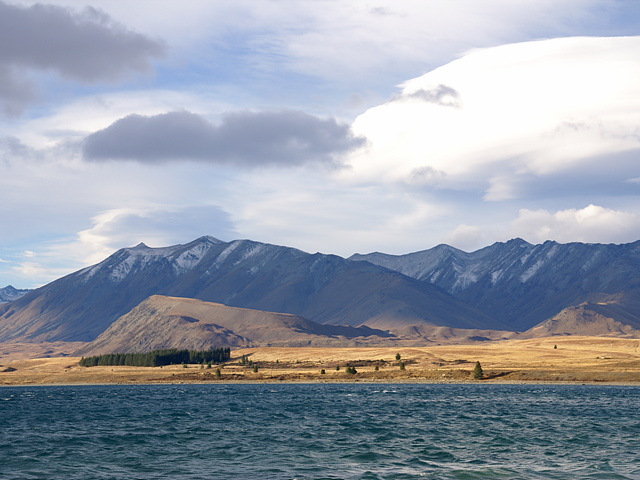
//> input picture opencv/data/tekapo.bmp, 640 x 480 px
$ ./affine   (built with g++ and OpenCV 4)
//> lines starting //> are read from the running program, lines starting //| are printed output that depends on the picture
#include "opencv2/opencv.hpp"
#include <iostream>

using namespace std;
using namespace cv;

String folder = "/home/jty6109/kdta_ROS2/opencv/data/";

int main()
{
    Mat src = imread(folder + "tekapo.bmp", IMREAD_GRAYSCALE);
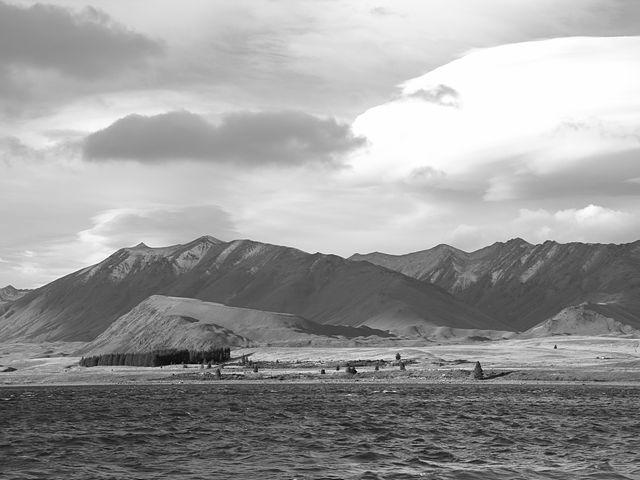
//> src: 480 rows x 640 cols, CV_8UC1; min 0, max 254, mean 156.5
    Point2f srcPts[3], dstPts[3];

    // [7 lines of commented-out code are left out]

    srcPts[0] = Point2f(0, 0);
    srcPts[1] = Point2f(src.cols - 1, 0);
    srcPts[2] = Point2f(src.cols - 1, src.rows - 1);

    dstPts[0] = Point2f(50, 50);
    dstPts[1] = Point2f(src.cols - 1 + 50, 50);
    dstPts[2] = Point2f(src.cols - 1 + 50, src.rows - 1 + 50);

    Mat M = getAffineTransform(srcPts, dstPts);
//> M = [[1, 0, 50], [0, 1, 50]]
    M.at<double>(0, 2) += 100;
//> M = [[1, 0, 150], [0, 1, 50]]
    cout << M << endl;
//| [1, 0, 150;
//|  0, 1, 50]

    Mat dst;
    Size sz1 = src.size();
//> sz1 = Size(640, 480)
    warpAffine(src, dst, M, sz1);
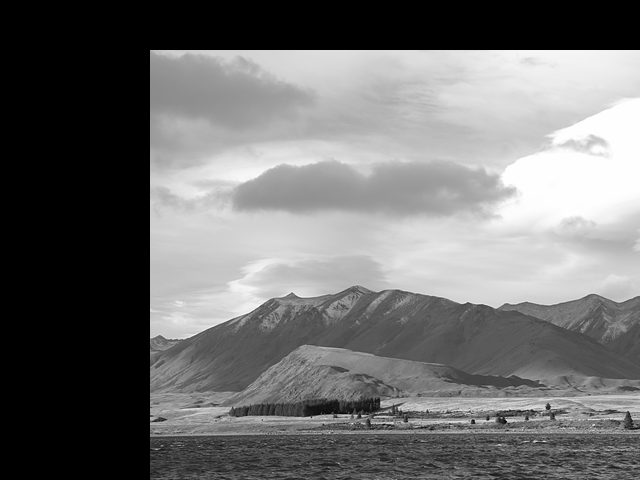
//> dst: 480 rows x 640 cols, CV_8UC1; min 0, max 254, mean 110.9

    imshow("src", src);
    imshow("dst", dst);

    waitKey(0);

    return 0;
}

$ run again, with opencv/data/airplane.bmp copied over opencv/data/tekapo.bmp
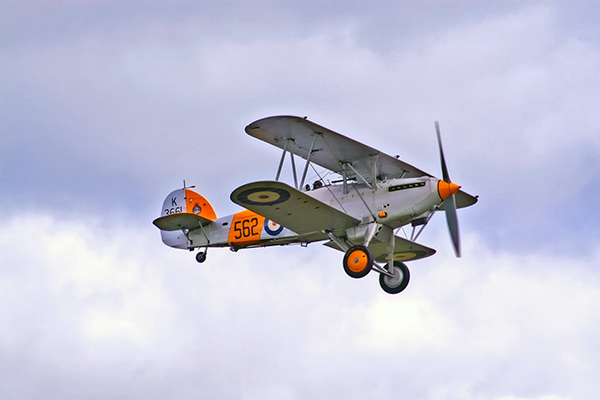
//> input picture opencv/data/airplane.bmp, 600 x 400 px
//> `Mat src = imread(folder + "tekapo.bmp", IMREAD_GRAYSCALE);`:
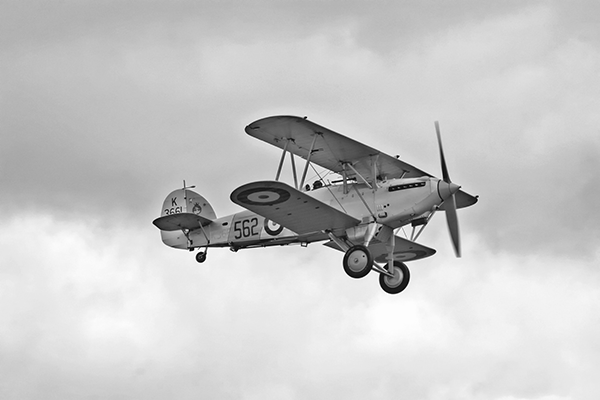
//> src: 400 rows x 600 cols, CV_8UC1; min 0, max 255, mean 199.6
//| [1, 0, 150;
//|  0, 1, 50]
//> `warpAffine(src, dst, M, sz1);`:
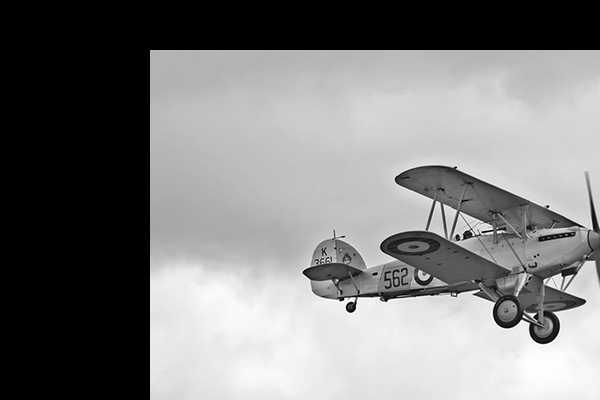
//> dst: 400 rows x 600 cols, CV_8UC1; min 0, max 255, mean 125.8

$ run again, with opencv/data/card.bmp copied over opencv/data/tekapo.bmp
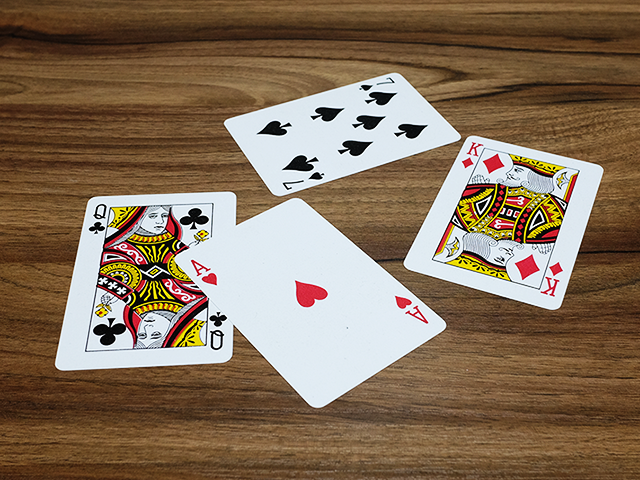
//> input picture opencv/data/card.bmp, 640 x 480 px
//> `Mat src = imread(folder + "tekapo.bmp", IMREAD_GRAYSCALE);`:
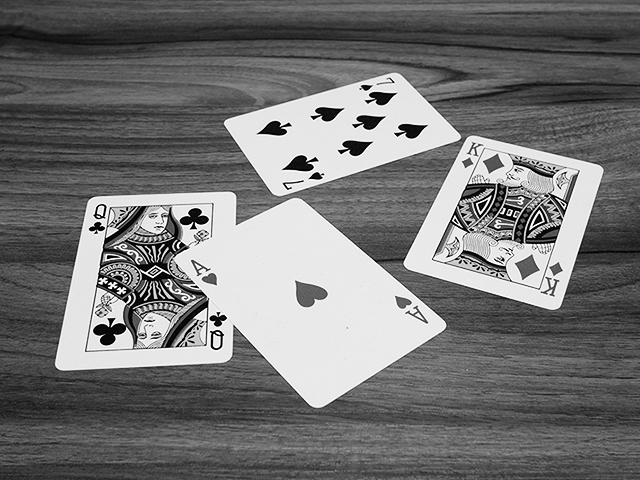
//> src: 480 rows x 640 cols, CV_8UC1; min 0, max 255, mean 116.2
//| [1, 0, 150;
//|  0, 1, 50]
//> `warpAffine(src, dst, M, sz1);`:
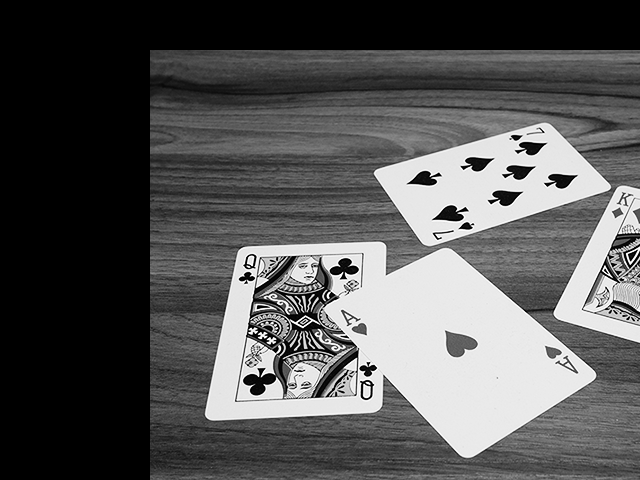
//> dst: 480 rows x 640 cols, CV_8UC1; min 0, max 255, mean 86.2

$ run again, with opencv/data/cat.bmp copied over opencv/data/tekapo.bmp
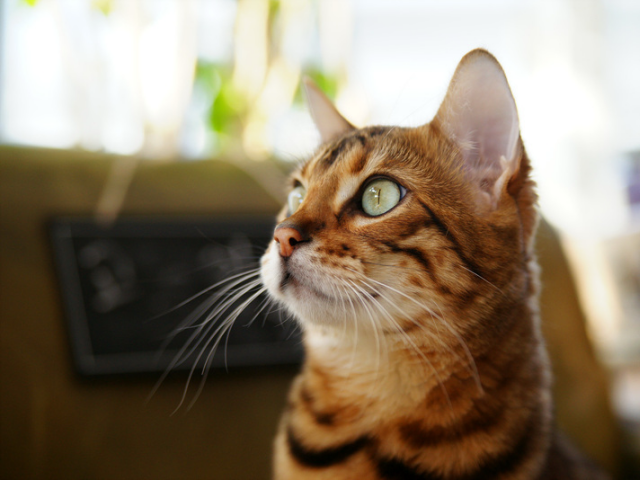
//> input picture opencv/data/cat.bmp, 640 x 480 px
//> `Mat src = imread(folder + "tekapo.bmp", IMREAD_GRAYSCALE);`:
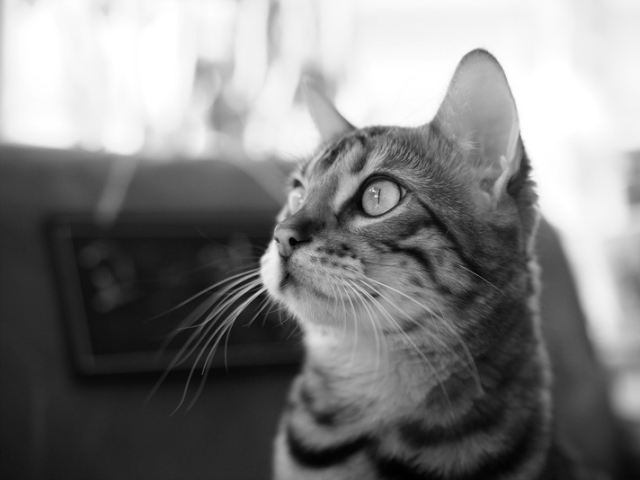
//> src: 480 rows x 640 cols, CV_8UC1; min 0, max 255, mean 127.8
//| [1, 0, 150;
//|  0, 1, 50]
//> `warpAffine(src, dst, M, sz1);`:
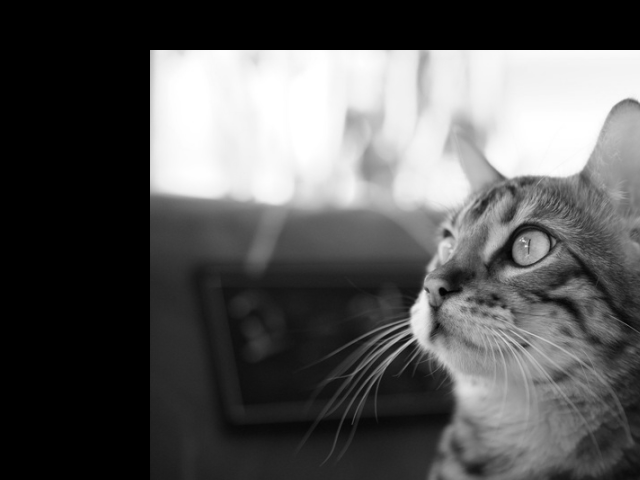
//> dst: 480 rows x 640 cols, CV_8UC1; min 0, max 255, mean 87.9
